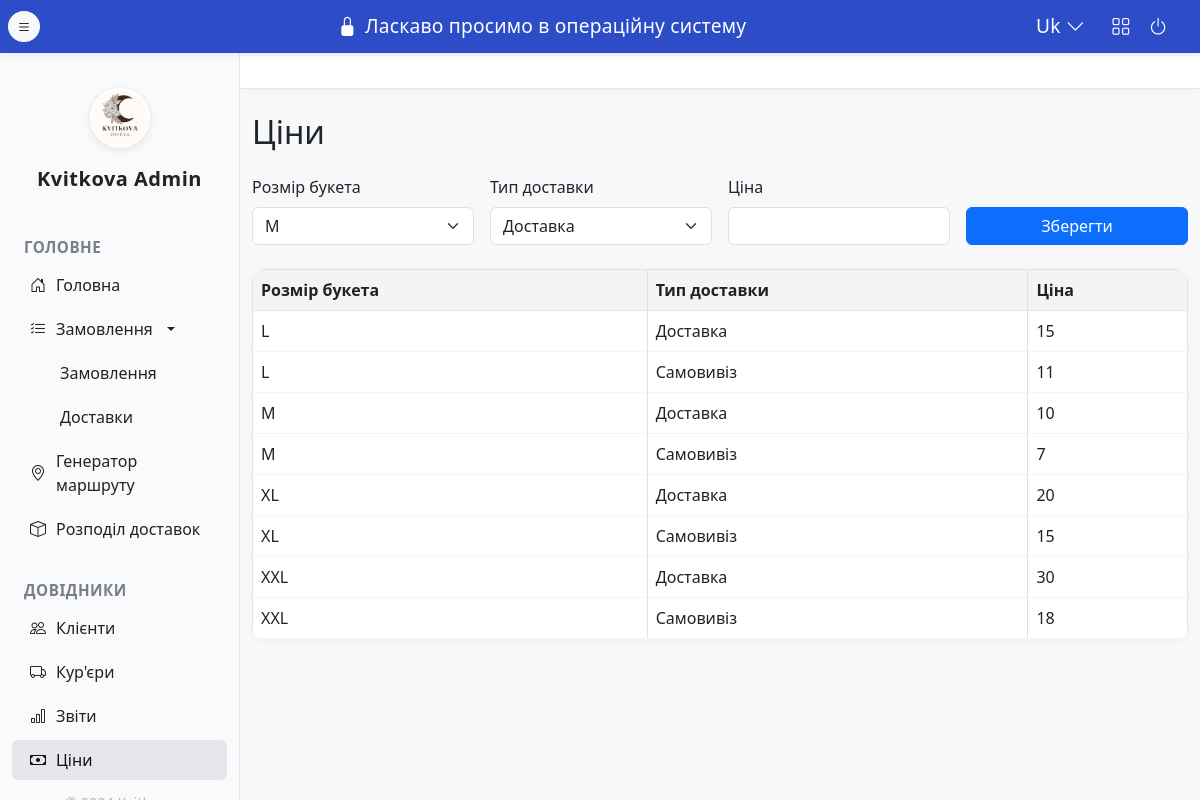
/prices, run on an earlier commit of the app's database.
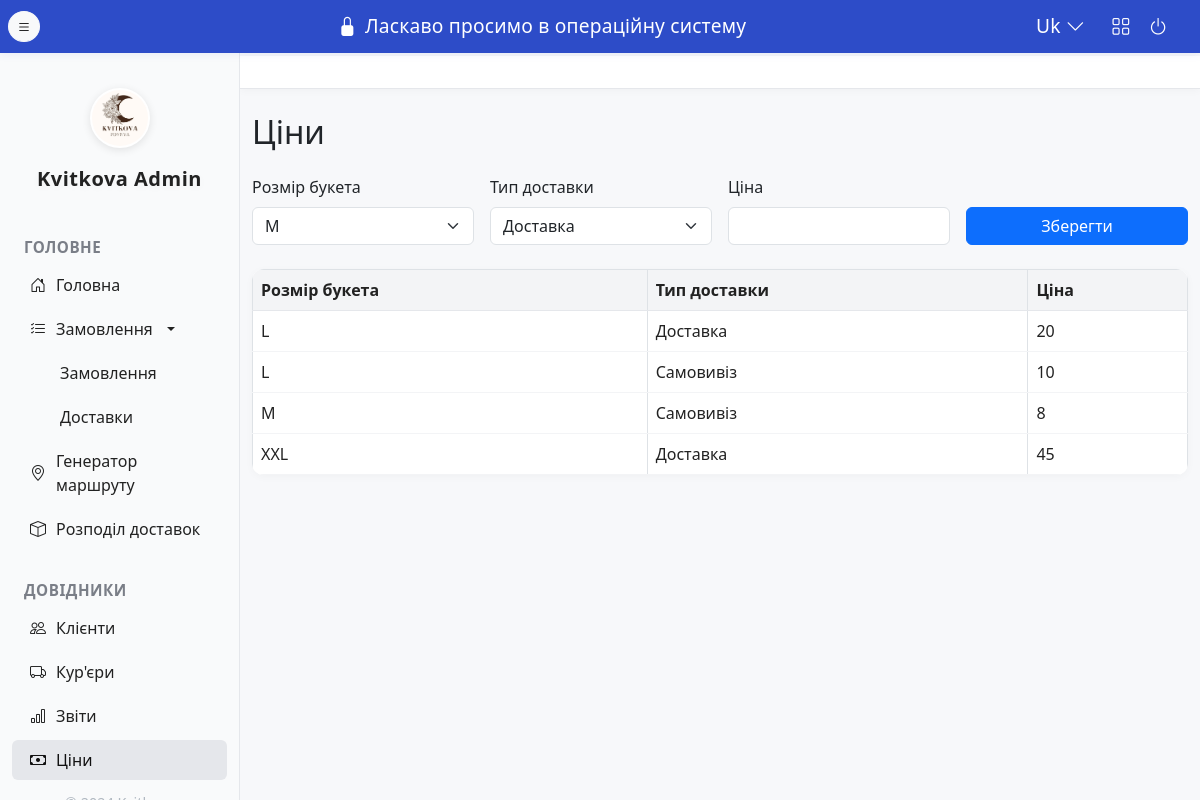
And on a later commit of the database.
### app/models/price.py (models this page shows)
class Price(db.Model):
    id = db.Column(db.Integer, primary_key=True)
    bouquet_size = db.Column(db.String(16), nullable=False)  # M/L/XL/XXL
    delivery_type = db.Column(db.String(32), nullable=False)  # Доставка/Самовивіз
    price = db.Column(db.Integer, nullable=False)
    __table_args__ = (db.UniqueConstraint('bouquet_size', 'delivery_type', name='uq_bouquet_delivery'),)

### app/blueprints/prices/routes.py (the view)
@prices_bp.route('/prices', methods=['GET', 'POST'])
def prices():
    if request.method == 'POST':
        bouquet_size = request.form['bouquet_size']
        delivery_type = request.form['delivery_type']
        price = int(request.form['price'])
        create_or_update_price(bouquet_size, delivery_type, price)
        return redirect(url_for('prices.prices'))
    prices = get_all_prices()
    return render_template('prices.html', prices=prices)

### app/services/price_service.py (called while the page is built)
def get_all_prices():
    return Price.query.order_by(Price.bouquet_size, Price.delivery_type).all()

### app/templates/prices.html (shortened to what this page needs)
{% extends 'layout.html' %}
{% block content %}
<h2 class="mb-4">Ціни</h2>
<form method="post" class="row g-3 align-items-end mb-4">
  <div class="col-md-3">
    <label class="form-label">Розмір букета</label>
    <select name="bouquet_size" class="form-select" required>
      <option value="M">M</option>
    </select>
  </div>
  <div class="col-md-3">
    <label class="form-label">Тип доставки</label>
    <select name="delivery_type" class="form-select" required>
      <option value="Доставка">Доставка</option>
    </select>
  </div>
  <div class="col-md-3">
    <label class="form-label">Ціна</label>
    <input type="number" name="price" class="form-control" min="0" required>
  </div>
  <div class="col-md-3 d-flex align-items-end">
    <button type="submit" class="btn btn-primary w-100">Зберегти</button>
  </div>
</form>
<table class="table table-bordered table-hover align-middle" id="prices-table">
  <thead>
    <tr>
      <th>Розмір букета</th>
      <th>Тип доставки</th>
      <th>Ціна</th>
    </tr>
  </thead>
  <tbody>
    {% for p in prices %}
    <tr data-id="{{ p.id }}" data-bouquet_size="{{ p.bouquet_size }}" data-delivery_type="{{ p.delivery_type }}" data-price="{{ p.price }}" class="editable-row" style="cursor:pointer;">
      <td>{{ p.bouquet_size }}</td>
      <td>{{ p.delivery_type }}</td>
      <td>{{ p.price }}</td>
    </tr>
    {% endfor %}
  </tbody>
</table>
{% endblock %}

### app/templates/layout.html (shortened to what this page needs)
<!DOCTYPE html>
<html lang="uk">
<head>
    {% block head %}
    <link href="https://cdn.jsdelivr.net/npm/bootstrap@5.3.2/dist/css/bootstrap.min.css" rel="stylesheet">
    <link rel="stylesheet" href="https://cdn.jsdelivr.net/npm/bootstrap-icons@1.11.3/font/bootstrap-icons.css">
    {% endblock %}
</head>
<body>
{% import 'macros.html' as macros %}
{{ macros.render_topbar() }}
{{ macros.render_sidebar(request) }}
<div class="main-content">
    <div class="topbar">
    </div>
    <div class="container py-4">
        {% block content %}{% endblock %}
    </div>
</div>
</body>
</html>

### app/templates/macros.html (shortened to what this page needs)
{% macro render_sidebar(request) %}
<div class="sidebar d-flex flex-column">
    <div class="sidebar-logo-wrap">
        <img src="{{ url_for('static', filename='logoKvitkova.jpg') }}" alt="logo" class="sidebar-logo-img">
        <span class="sidebar-logo-text">Kvitkova Admin</span>
    </div>
    <div class="sidebar-section">Головне</div>
    <nav class="nav flex-column mb-2">
        <a class="nav-link {% if request.path == '/' %}active{% endif %}" href="/"><i class="bi bi-house-door"></i>Головна</a>
        <div class="nav-item dropdown">
            <a class="nav-link dropdown-toggle {% if '/orders' in request.path or '/deliveries' in request.path %}active{% endif %}" href="#" id="ordersDropdown" role="button" data-bs-toggle="dropdown" aria-expanded="false">
                <i class="bi bi-list-check"></i>Замовлення
            </a>
            <ul class="dropdown-menu show position-static border-0 bg-transparent p-0" aria-labelledby="ordersDropdown" style="box-shadow:none;">
                <li><a class="nav-link ps-5 {% if '/orders' in request.path %}active{% endif %}" href="/orders">Замовлення</a></li>
                <li><a class="nav-link ps-5 {% if '/deliveries' in request.path %}active{% endif %}" href="/deliveries">Доставки</a></li>
            </ul>
        </div>
        <a class="nav-link {% if '/route-generator' in request.path %}active{% endif %}" href="/route-generator"><i class="bi bi-geo-alt"></i>Генератор маршруту</a>
        <a class="nav-link {% if '/assign-deliveries' in request.path %}active{% endif %}" href="/assign-deliveries"><i class="bi bi-box"></i>Розподіл доставок</a>
    </nav>
    <div class="sidebar-section">Довідники</div>
    <nav class="nav flex-column mb-2">
        <a class="nav-link {% if '/clients' in request.path %}active{% endif %}" href="/clients"><i class="bi bi-people"></i>Клієнти</a>
        <a class="nav-link {% if '/couriers' in request.path %}active{% endif %}" href="/couriers"><i class="bi bi-truck"></i>Кур'єри</a>
        <a class="nav-link disabled" href="#"><i class="bi bi-bar-chart"></i>Звіти</a>
        <a class="nav-link {% if '/prices' in request.path %}active{% endif %}" href="/prices"><i class="bi bi-cash"></i>Ціни</a>
    </nav>
    <div class="copyright">© 2024 Kvitkova</div>
</div>
{% endmacro %}
{% macro render_topbar() %}
<div class="main-bluebar">
    <button id="sidebarToggle" class="btn btn-light btn-sm me-2" style="border-radius:50%; margin-left:8px;"><i class="bi bi-list"></i></button>
    <span><i class="bi bi-lock-fill me-2"></i>Ласкаво просимо в операційну систему</span>
    <div class="right-icons">
        <span class="me-2">Uk <i class="bi bi-chevron-down"></i></span>
        <i class="bi bi-grid"></i>
        <i class="bi bi-power"></i>
    </div>
</div>
{% endmacro %}

### app/templates/layout.html (style rules this page uses)
body { background: #f7f8fa; }
.main-bluebar { width: 100vw; background: #2d4cc8; color: #fff; font-size: 1.2rem; font-weight: 500; padding: 0.7rem 0 0.7rem 0; letter-spacing: 0.2px; position: fixed; top: 0; left: 0; z-index: 200; box-shadow: 0 2px 8px rgba(45,76,200,0.08); display: flex; align-items: center; justify-content: space-between; }
.main-bluebar .right-icons { display: flex; align-items: center; gap: 18px; margin-right: 32px; }
.sidebar { min-height: 100vh; background: #f9fafb; color: #222; width: 240px; position: fixed; left: 0; top: 0; bottom: 0; display: flex; flex-direction: column; z-index: 100; border-right: 1px solid #e5e7eb; padding-top: 56px; transition: width 0.3s, min-width 0.3s, padding 0.3s, opacity 0.3s; }
.sidebar-logo-wrap { display: flex; flex-direction: column; align-items: center; justify-content: flex-start; margin-top: 32px; margin-bottom: 1.5rem; }
.sidebar-logo-img { width: 60px; height: 60px; border-radius: 50%; object-fit: cover; border: 2.5px solid #fff; box-shadow: 0 2px 8px rgba(0,0,0,0.10); background: #fff; margin-bottom: 16px; z-index: 2; }
.sidebar-logo-text { font-weight: bold; font-size: 1.25rem; color: #222; letter-spacing: 0.5px; text-shadow: 0 2px 8px rgba(0,0,0,0.04); pointer-events: none; z-index: 3; }
.sidebar-section { font-size: 0.95rem; font-weight: 600; color: #7a7e87; text-transform: uppercase; margin: 18px 0 6px 24px; letter-spacing: 0.5px; }
.sidebar .nav-link { color: #222; border-radius: 6px; margin: 0 12px 4px 12px; padding-left: 18px; font-weight: 500; transition: background 0.15s; display: flex; align-items: center; gap: 10px; }
.sidebar .nav-link.active, .sidebar .nav-link:hover { background: #e5e7eb; color: #111; }
.sidebar .copyright { margin-top: auto; font-size: 0.9rem; text-align: center; color: #b0b8c1; padding-bottom: 1rem; }
.main-content { margin-left: 240px; margin-top: 56px; transition: margin-left 0.3s; }
.topbar { background: #fff; color: #222; padding: 1rem 2rem; font-size: 1.1rem; display: flex; align-items: center; justify-content: space-between; border-bottom: 1px solid #e5e7eb; box-shadow: 0 2px 8px rgba(0,0,0,0.03); }
.table { background: #fff; border-radius: 12px; overflow: hidden; box-shadow: 0 2px 8px rgba(0,0,0,0.03); }
.table th { background: #f3f4f6; color: #222; font-weight: 600; border-bottom: 1.5px solid #e5e7eb; }
.table td { background: #fff; color: #222; border-bottom: 1px solid #f3f4f6; }

What changed in the data, as far as the page shows it:
removed Price: bouquet_size "L", delivery_type "Самовивіз", price "11"
removed Price: bouquet_size "M", delivery_type "Самовивіз", price "7"
removed Price: bouquet_size "XL", delivery_type "Самовивіз", price "15"
removed Price: bouquet_size "XXL", delivery_type "Самовивіз", price "18"
changed Price (number 1 of 4 on the later page): price "15" → "20"
changed Price (number 2 of 4 on the later page): bouquet_size "M" → "L"; delivery_type "Доставка" → "Самовивіз"
changed Price (number 3 of 4 on the later page): bouquet_size "XL" → "M"; delivery_type "Доставка" → "Самовивіз"; price "20" → "8"
changed Price "XXL": price "30" → "45"
